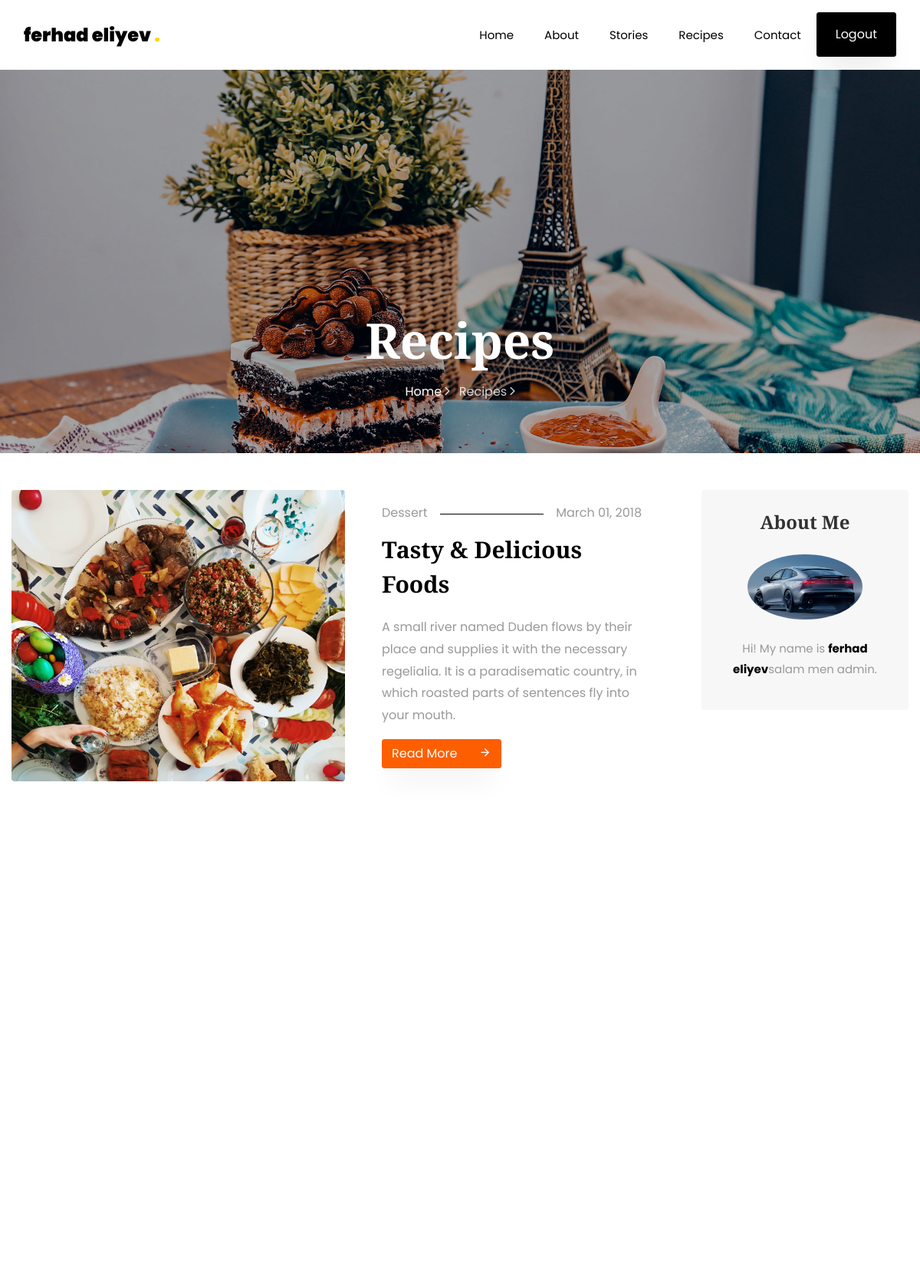
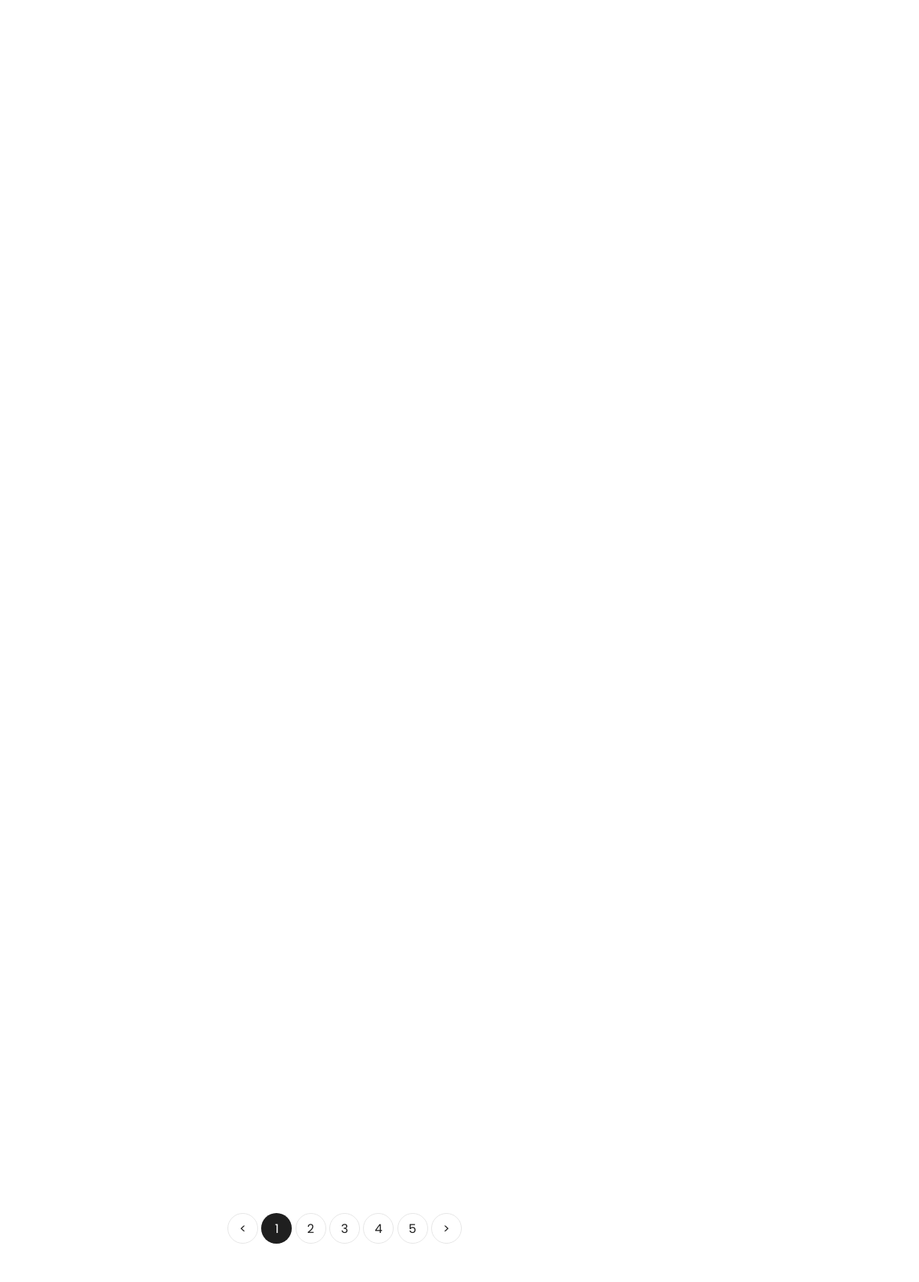
/recipes_list/ (signed in, upper part), run on the app's committed database (2 pictures, top to bottom).
### Account/models.py (models this page shows, shortened)
class CustomUser(AbstractBaseUser, PermissionsMixin):
    email = models.EmailField(unique=True)
    bio = models.TextField(null=True, blank=True)  # Bio sahəsi
    profile_image = models.ImageField(upload_to='profile_images/', null=True, blank=True)
    full_name = models.CharField(max_length=255, null=True, blank=True)
    username = models.CharField(max_length=50, blank=True)
    first_name = models.CharField(max_length=50, blank=True)
    last_name = models.CharField(max_length=50, blank=True)
    is_active = models.BooleanField(default=True)
    is_staff = models.BooleanField(default=False)
    objects = CustomUserManager()
    USERNAME_FIELD = 'email'  # Giriş üçün email istifadə olunur
    REQUIRED_FIELDS = ['full_name']  # Email-dən başqa tələb olunan sahələr

### Core/views.py (the view)
# urls.py: path('recipes_list/',recipe,name='recipes_list'),
def recipe(request):
    return render(request,'recipes.html')

### Account/context_processors.py (called while the page is built)
def footer_info(request):
    return {
        'address': 'Azerbaijan Baku Hamza.Babashov street',  # Adres bilgisi
        'phone': '+1234567890',  # Telefon numarası
        'email': 'foodstory@email.com',  # E-posta adresi
    }

### templates/recipes.html (shortened to what this page needs)
{% extends "base.html" %}
{% load static %}
{% block content %}
<section class="hero-wrap hero-wrap-2" style="background-image: url('{% static "images/bg_4.jpg" %}');">
    <div class="overlay"></div>
    <div class="container">
        <div class="row no-gutters slider-text align-items-end justify-content-center">
            <div class="col-md-9 ftco-animate pb-5 text-center">
                <h1 class="mb-3 bread">Recipes</h1>
                <p class="breadcrumbs"><span class="mr-2"><a href="{% url "index_lists" %}">Home <i
                        class="ion-ios-arrow-forward"></i></a></span> <span>Recipes <i
                        class="ion-ios-arrow-forward"></i></span></p>
            </div>
        </div>
    </div>
</section>
<section class="ftco-section">
    <div class="container">
        <div class="row">
            <div class="col-lg-9">
                <div class="row">
                    <div class="col-md-6 col-lg-12 ftco-animate">
                        <div class="blog-entry d-lg-flex">
                            <div class="half">
                                <a href="{% url "single" %}" class="img d-flex align-items-end"
                                   style="background-image: url({% static "" %}images/image_1.jpg);">
                                </a>
                            </div>
                            <div class="text px-md-4 px-lg-5 half pt-3">
                                <p class="meta d-flex"><span class="pr-3">Dessert</span><span class="ml-auto pl-3">March 01, 2018</span>
                                </p>
                                <h3><a href="{% url "single" %}">Tasty &amp; Delicious Foods</a></h3>
                                <p>A small river named Duden flows by their place and supplies it with the necessary
                                    regelialia. It is a paradisematic country, in which roasted parts of sentences fly
                                    into your mouth.
                                </p>
                                <p class="mb-0"><a href="{% url "single" %}" class="btn btn-primary">Read More <span
                                        class="icon-arrow_forward ml-4"></span></a></p>
                            </div>
                        </div>
                    </div>
                </div>
                <div class="row mt-5">
                    <div class="col text-center">
                        <div class="block-27">
                            <ul>
                                <li><a href="#">&lt;</a></li>
                                <li class="active"><span>1</span></li>
                                <li><a href="#">2</a></li>
                                <li><a href="#">3</a></li>
                                <li><a href="#">4</a></li>
                                <li><a href="#">5</a></li>
                                <li><a href="#">&gt;</a></li>
                            </ul>
                        </div>
                    </div>
                </div>
            </div>
            <div class="col-lg-3">
                <div class="sidebar-wrap">
                    <div class="sidebar-box p-4 about text-center ftco-animate">
                        <h2 class="heading mb-4">About Me</h2>
                        {% if user.profile_image %}
                            <img src="{{ user.profile_image.url }}" class="img-fluid" alt="Colorlib Template">
                            {% else %}
                            <img src="{% static '' %}images/author.jpg" class="img-fluid" alt="Colorlib Template">
                            {% endif %}
                            <div class="text pt-4">
                                <p>Hi! My name is <strong>{{ user.email }}</strong>{{ user.bio }}.</p>
                            </div>
                        </div>
                    </div>
                </div>
            </div>
        </div>
</section>
{% endblock  %}

### templates/base.html (shortened to what this page needs)
{% load static %}
<!DOCTYPE html>
<html lang="en">
<head>
    <link rel="stylesheet" href="{% static "" %}css/open-iconic-bootstrap.min.css">
    <link rel="stylesheet" href="{% static "" %}css/animate.css">
    <link rel="stylesheet" href="{% static "" %}css/owl.carousel.min.css">
    <link rel="stylesheet" href="{% static "" %}css/owl.theme.default.min.css">
    <link rel="stylesheet" href="{% static "" %}css/magnific-popup.css">
    <link rel="stylesheet" href="{% static "" %}css/aos.css">
    <link rel="stylesheet" href="{% static "" %}css/ionicons.min.css">
    <link rel="stylesheet" href="{% static "" %}css/flaticon.css">
    <link rel="stylesheet" href="{% static "" %}css/icomoon.css">
    <link rel="stylesheet" href="{% static "" %}css/style.css">
</head>
<body>
<nav class="navbar navbar-expand-lg navbar-dark bg-dark ftco-navbar-light" id="ftco-navbar">
    <div class="container">
        <a class="navbar-brand" href="{% url "index_lists" %}">
        {% if user.is_authenticated %}
            {{ user.email}}
        {% else %}
            Stories
        {% endif %}<span>.</span></a>
        <div class="collapse navbar-collapse" id="ftco-nav">
            <ul class="navbar-nav ml-auto">
                <li class="nav-item"><a href="{% url "index_lists" %}" class="nav-link">Home</a></li>
                <li class="nav-item"><a href="{% url "about_list" %}" class="nav-link">About</a></li>
                <li class="nav-item"><a href="{% url "story_list" %}" class="nav-link">Stories</a></li>
                <li class="nav-item"><a href="{% url "recipes_list" %}" class="nav-link">Recipes</a></li>
                <li class="nav-item"><a href="{% url "contact" %}" class="nav-link">Contact</a></li>
                {%if user.is_authenticated %}
                   <li><a href="{% url "logout" %}" class="btn btn-black px-3 px-md-4 py-3">Logout</a></li>
                {% else %}
                   <li><a href="{% url "login" %}" class="btn btn-black px-3 px-md-4 py-3">Log In</a></li>
                {% endif %}
            </ul>
        </div>
    </div>
</nav>
{% block content %}
{% endblock  %}
</body>
</html>

### static/css/icomoon.css (style rules this page uses)
[class^="icon-"], [class*=" icon-"] { font-family: 'icomoon' !important; speak: none; font-style: normal; font-weight: normal; font-variant: normal; text-transform: none; line-height: 1; -webkit-font-smoothing: antialiased; -moz-osx-font-smoothing: grayscale; }
.icon-arrow_forward:before { content: "\e5c8"; }

### data on the page
CustomUser: email "ferhad eliyev", profile_image (picture), bio "salam men admin"
